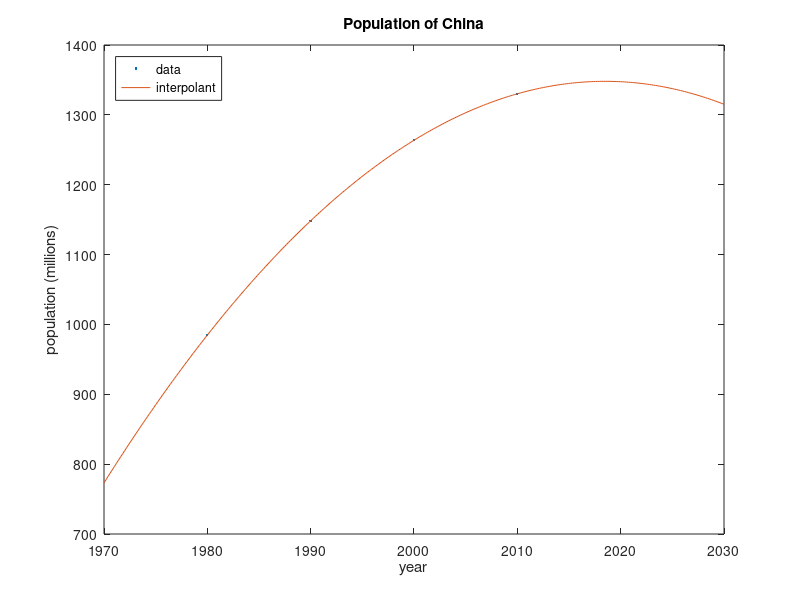

MATLAB code for this plot:
%%
% We create two vectors for data about the population of China. The first
% has the years of census data, the other has the numbers of millions of
% people.
year = (1980:10:2010)'  
pop = [984.736; 1148.364; 1263.638; 1330.141];

%%
% It's convenient to measure time in years since 1980.
t = year - 1980;
y = pop;

%%
% Now we have four data points $(t_1,y_1),\ldots,(t_4,y_4)$, so $n=4$ and
% we seek an interpolating cubic polynomial. We construct the associated
% Vandermonde matrix: 
V = zeros(4,4);
for i = 1:4
    V(i,:) = [1 t(i) t(i)^2 t(i)^3];
end
V

%%
% To solve for the vector of polynomial coefficients, we use a
% @glsbegin@backslash@glsend@:
c = V \ y

%%
% The algorithms used by the backslash operator are the main topic of this
% chapter. For now, observe that the coefficients of the cubic polynomial
% vary over several orders of magnitude, which is typical in this
% context. By our definitions, these coefficients are given in ascending
% order of power in $t$. MATLAB always expects the decreasing-degree order,
% so we convert ours to this convention here.
c = c(end:-1:1);       % reverse the ordering

%%
% We can use the resulting polynomial to estimate the population of China
% in 2005:
polyval(c,2005-1980)   % apply the 1980 time shift

%%
% The official figure is 1297.8, so our result is not bad. 

%%
% We can visualize the interpolation process. First, we 
% @glsbegin@plot@glsend@ the data as
% points. We'll shift the t variable back to actual years. 
plot(1980+t,y,'.')

%%
% We want to superimpose a plot of the polynomial. In order to add to a
% plot, we must use the @glsbegin@hold@glsend@ command:
hold on

%%
% To plot the interpolating polynomial, we create a vector with many points
% in the time interval using @glsbegin@linspace@glsend@.
tt = linspace(0,30,300)';   % 300 times from 1980 to 2010
yy = polyval(c,tt);         % evaluate the cubic
plot(1980+tt,yy)

%%
% Let's clear the figure (@glsbegin@clf@glsend@) and redo it, this time 
% continuing the curve outside of the original date range. We'll also 
% annotate the graph (using @glsbegin@title@glsend@, @glsbegin@xlabel@glsend@, 
% @glsbegin@ylabel@glsend@ and @glsbegin@legend@glsend@) to make its purpose 
% clear.
clf   % clear figure
plot(1980+t,y,'.')
hold on
tt = linspace(-10,50,300)';   
plot(1980+tt,polyval(c,tt))
title('Population of China')
xlabel('year'), ylabel('population (millions)')
legend('data','interpolant','location','northwest')

%%
% While the interpolation is plausible, the extrapolation to the future is
% highly questionable! As a rule, extrapolation more than a short distance
% beyond the original interval is not reliable.
